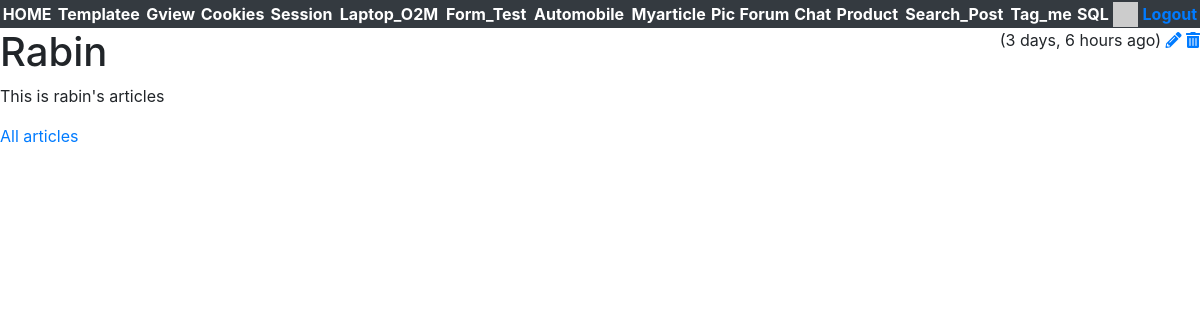
The app's page /myarticles/article/2 (signed in) with its own data.
### myarticles/models.py (models this page shows, shortened)
class Article(models.Model):
    title = models.CharField(
            max_length=200,
            validators=[MinLengthValidator(2, "Title must be greater than 2 characters")]
    )
    text = models.TextField()
    owner = models.ForeignKey(settings.AUTH_USER_MODEL, on_delete=models.CASCADE) # delte all articles associated with user if user gets deleted.
    created_at = models.DateTimeField(auto_now_add=True)
    updated_at = models.DateTimeField(auto_now=True)

### myarticles/views.py (the view)
# urls.py: path('article/<int:pk>', views.ArticleDetailView.as_view(), name='article_detail'),
class ArticleDetailView(OwnerDetailView):
    model = Article

### home/context_processors.py (called while the page is built)
def settings(request):
    return {
        'settings': django_settings,
    }

### home/templatetags/app_tags.py (called while the page is built)
@register.filter(name='gravatar')
def gravatar(user, size=35):
    email = str(user.email.strip().lower()).encode('utf-8')
    email_hash = md5(email).hexdigest()
    url = "//www.gravatar.com/avatar/{0}?s={1}&d=identicon&r=PG"
    return url.format(email_hash, size)

### myarticles/templates/myarticles/article_detail.html (shortened to what this page needs)
{% extends "base_bootstrap.html" %}
{% load humanize %}
{% block content %}
<span style="float: right;">
    ({{ article.updated_at|naturaltime }})
    {% if article.owner == user %}
    <a href="{% url 'myarticles:article_update' article.id %}"><i class="fa fa-pencil"></i></a>
    <a href="{% url 'myarticles:article_delete' article.id %}"><i class="fa fa-trash"></i></a>
    {% endif %}
</span>
<h1>{{ article.title }}</h1>
<p>
    {{ article.text }}
</p>
<p>
    <a href="{% url 'myarticles:all' %}">All articles</a>
</p>
{% endblock %}

### records on screen
Article: updated_at "3 days, 6 hours ago", title "Rabin", text "This is rabin's articles"
